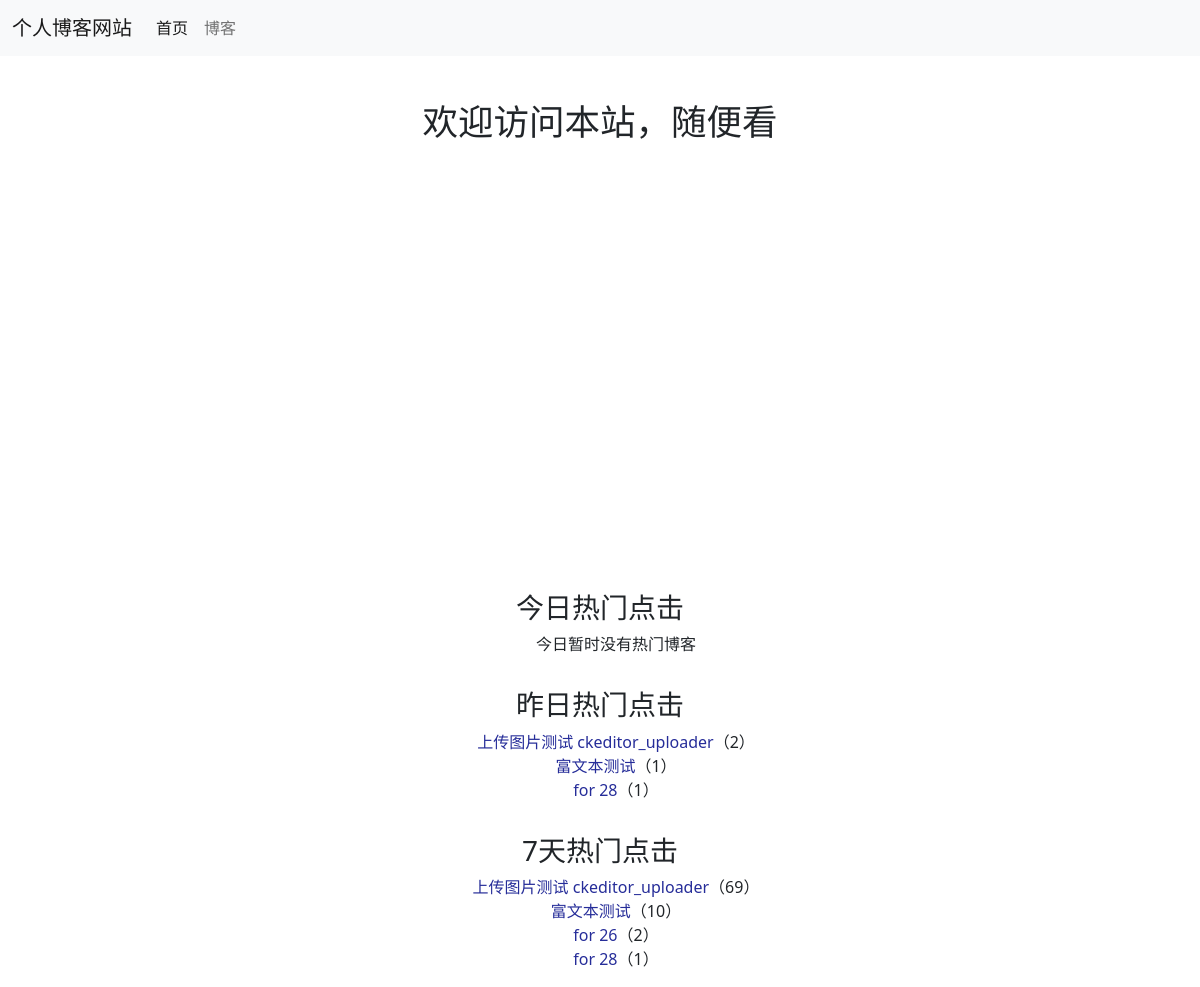
The page / on the database its author committed.
### read_statistics/models.py (models this page shows)
class ReadDetail(models.Model):
    date = models.DateField(verbose_name='日期', default=timezone.now)
    read_num = models.IntegerField(verbose_name='文章阅读数量', default=0)
    content_type = models.ForeignKey(ContentType, on_delete=models.DO_NOTHING)
    object_id = models.PositiveIntegerField()
    content_object = GenericForeignKey('content_type', 'object_id')

### blog/models.py (models this page shows, shortened)
class Blog(models.Model, ReadNumExpandMethod):
    title = models.CharField(verbose_name='标题', max_length=50)
    blog_type = models.ForeignKey(verbose_name='博客类型', to=BlogType, on_delete=models.DO_NOTHING)
    content = RichTextUploadingField(verbose_name='内容')
    author = models.ForeignKey(verbose_name='作者', to=User, on_delete=models.DO_NOTHING)
    read_details = GenericRelation(ReadDetail)  # 关联模型
    create_time = models.DateTimeField(verbose_name='创建时间', auto_now_add=True)
    last_update_time = models.DateTimeField(verbose_name='最后更新时间', auto_now=True)
    class Meta:
        ordering = ['-create_time']

### myblogsite/views.py (the view)
# urls.py: 2. Add a URL to urlpatterns:  path('', views.home, name='home')
def home(request):
    blog_content_type = ContentType.objects.get_for_model(Blog)
    dates, read_nums = get_seven_days_read_data(blog_content_type)
    hot_blogs_for_7_days = cache.get('hot_blogs_for_7_days')
    if hot_blogs_for_7_days is None:
        hot_blogs_for_7_days = get_7days_hot_blogs()
        cache.set('hot_blogs_for_7_days', hot_blogs_for_7_days, 3600)
        print('calc')  # 调试
    else:
        print('use cache')  # 调试
    context = {
        'read_nums': read_nums,
        'dates': dates,
        'today_hot_data': get_today_hot_data(blog_content_type),
        'yesterday_hot_data': get_yesterday_hot_data(blog_content_type),
        'hot_blogs_for_7_days': hot_blogs_for_7_days,
    }
    return render(request, 'home.html', context)

### myblogsite/views.py (called while the page is built)
def get_7days_hot_blogs():
    today = timezone.now().date()
    date = today - datetime.timedelta(days=7)
    blogs = Blog.objects \
        .filter(read_details__date__lt=today, read_details__date__gte=date) \
        .values('id', 'title') \
        .annotate(read_num_sum=Sum('read_details__read_num')) \
        .order_by('-read_num_sum')
    return blogs[:7]

### read_statistics/utils.py (called while the page is built)
def get_seven_days_read_data(content_type):
    today = timezone.now().date()
    dates = []
    read_nums = []
    for i in range(7, 0, -1):
        date = today - datetime.timedelta(days=i)
        dates.append(date.strftime('%m/%d'))
        read_details = ReadDetail.objects.filter(content_type=content_type, date=date)
        result = read_details.aggregate(read_num_sum=Sum('read_num'))
        read_nums.append(result['read_num_sum'] or 0)
    return dates, read_nums

def get_today_hot_data(content_type):
    today = timezone.now().date()
    read_details = ReadDetail.objects.filter(content_type=content_type, date=today).order_by('-read_num')  # 加-号，降序
    return read_details[:7]  # 取前七条

def get_yesterday_hot_data(content_type):
    today = timezone.now().date()
    yesterday = today - datetime.timedelta(days=1)
    read_details = ReadDetail.objects.filter(content_type=content_type, date=yesterday).order_by('-read_num')  # 加-号，降序
    return read_details[:7]

### templates/home.html (shortened to what this page needs)
{% extends 'base.html' %}
{% load static %}
{% block css_styles01 %}
    <link rel="stylesheet" href="{% static 'css/home.css' %}">
{% endblock %}
{% block nav-home-active %}active{% endblock %}
{% block content %}
    <h3 class="home-content">欢迎访问本站，随便看</h3>
    <div id="container"></div>
    <div class="hot-data">
        <h3>今日热门点击</h3>
        <ul>
            {% for hot_data in today_hot_data %}
                <li><a href="{% url 'blog_detail' hot_data.content_object.pk %}">{{ hot_data.content_object.title }}</a>（{{ hot_data.read_num }}）
                </li>
            {% empty %}
                <li>今日暂时没有热门博客</li>
            {% endfor %}
        </ul>
    </div>
    <div class="hot-data">
        <h3>昨日热门点击</h3>
        <ul>
            {% for hot_data in yesterday_hot_data %}
                <li><a href="{% url 'blog_detail' hot_data.content_object.pk %}">{{ hot_data.content_object.title }}</a>（{{ hot_data.read_num }}）
                </li>
            {% empty %}
                <li>昨日暂时没有热门博客</li>
            {% endfor %}
        </ul>
    </div>
    <div class="hot-data">
        <h3>7天热门点击</h3>
        <ul>
            {% for hot_blog in hot_blogs_for_7_days %}
                <li><a href="{% url 'blog_detail' hot_blog.id %}">{{ hot_blog.title }}</a>（{{ hot_blog.read_num_sum }}）
                </li>
            {% empty %}
                <li>昨日暂时没有热门博客</li>
            {% endfor %}
        </ul>
    </div>
{% endblock %}

### static/css/base.css (style rules this page uses)
body { margin-top: 100px; }
a { text-decoration: none; color: #262d99; }

### static/css/home.css (style rules this page uses)
li { list-style: none; }
.home-content { font-size: 222%; text-align: center; margin-top: 4rem; margin-bottom: 6rem; }
.hot-data { text-align: center; margin-top: 2rem; }
#container { margin: 0 auto; height: 20rem; min-width: 20rem; max-width: 30rem; }

### rows shown on the page
ReadDetail: content_object "上传图片测试 ckeditor_uploader", read_num "2"
ReadDetail: content_object "富文本测试", read_num "1"
ReadDetail: content_object "for 28", read_num "1"
Blog: title "上传图片测试 ckeditor_uploader", read_num_sum "69"
Blog: title "富文本测试", read_num_sum "10"
Blog: title "for 28", read_num_sum "1"

### other values the page prints
{{ hot_blog.title }} "for 26"
{{ hot_blog.read_num_sum }} "2"
